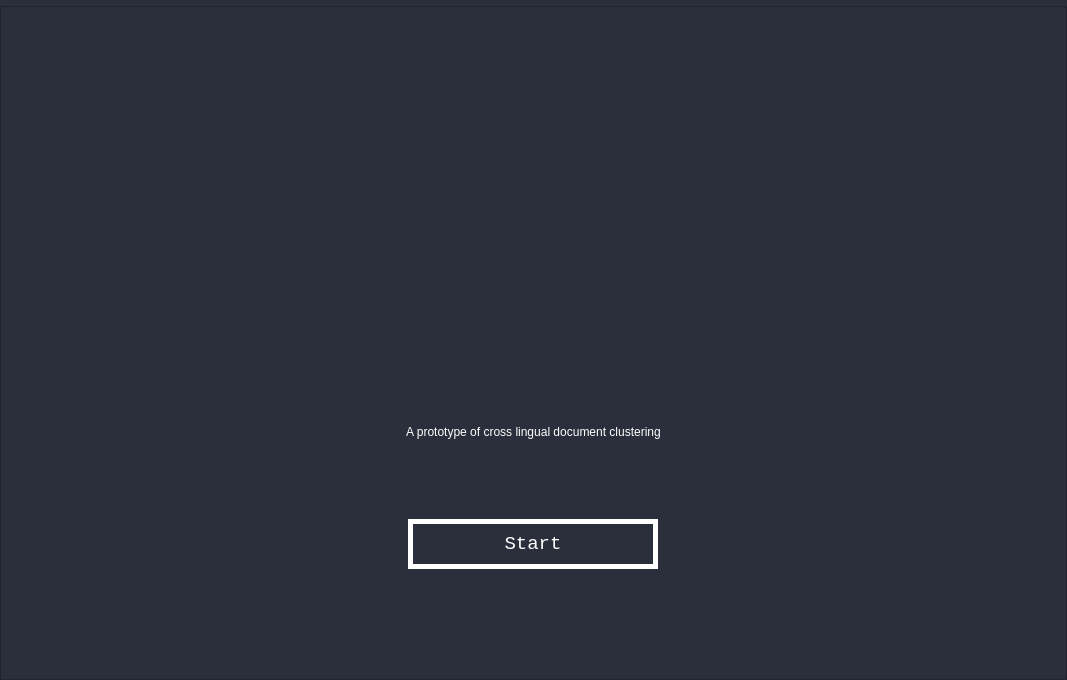
<?xml version="1.0" encoding="UTF-8"?>
<ui version="4.0">
 <class>mainWindow</class>
 <widget class="QMainWindow" name="mainWindow">
  <property name="enabled">
   <bool>true</bool>
  </property>
  <property name="geometry">
   <rect>
    <x>0</x>
    <y>0</y>
    <width>1067</width>
    <height>680</height>
   </rect>
  </property>
  <property name="sizePolicy">
   <sizepolicy hsizetype="Expanding" vsizetype="Expanding">
    <horstretch>1</horstretch>
    <verstretch>1</verstretch>
   </sizepolicy>
  </property>
  <property name="windowTitle">
   <string>MainWindow</string>
  </property>
  <property name="autoFillBackground">
   <bool>false</bool>
  </property>
  <property name="styleSheet">
   <string notr="true">background: rgb(43, 46, 59);
</string>
  </property>
  <widget class="QWidget" name="landing">
   <property name="cursor">
    <cursorShape>ArrowCursor</cursorShape>
   </property>
   <property name="styleSheet">
    <string notr="true">QWidget#landing{
background: rgb(43, 46, 59);
}</string>
   </property>
   <layout class="QGridLayout" name="gridLayout">
    <property name="leftMargin">
     <number>0</number>
    </property>
    <property name="topMargin">
     <number>0</number>
    </property>
    <property name="rightMargin">
     <number>0</number>
    </property>
    <property name="bottomMargin">
     <number>0</number>
    </property>
    <item row="0" column="0">
     <widget class="QFrame" name="frame_2">
      <property name="frameShape">
       <enum>QFrame::StyledPanel</enum>
      </property>
      <property name="frameShadow">
       <enum>QFrame::Raised</enum>
      </property>
     </widget>
    </item>
    <item row="1" column="0">
     <widget class="QFrame" name="frame">
      <property name="sizePolicy">
       <sizepolicy hsizetype="MinimumExpanding" vsizetype="MinimumExpanding">
        <horstretch>1</horstretch>
        <verstretch>1</verstretch>
       </sizepolicy>
      </property>
      <property name="sizeIncrement">
       <size>
        <width>10</width>
        <height>10</height>
       </size>
      </property>
      <property name="baseSize">
       <size>
        <width>0</width>
        <height>0</height>
       </size>
      </property>
      <property name="frameShape">
       <enum>QFrame::StyledPanel</enum>
      </property>
      <property name="frameShadow">
       <enum>QFrame::Raised</enum>
      </property>
      <layout class="QGridLayout" name="gridLayout_2">
       <property name="leftMargin">
        <number>50</number>
       </property>
       <property name="topMargin">
        <number>50</number>
       </property>
       <property name="rightMargin">
        <number>50</number>
       </property>
       <property name="bottomMargin">
        <number>50</number>
       </property>
       <property name="spacing">
        <number>20</number>
       </property>
       <item row="3" column="0">
        <widget class="QLabel" name="subtitle_l">
         <property name="sizePolicy">
          <sizepolicy hsizetype="Expanding" vsizetype="Fixed">
           <horstretch>1</horstretch>
           <verstretch>0</verstretch>
          </sizepolicy>
         </property>
         <property name="styleSheet">
          <string notr="true">font: 20pt &quot;MS Reference Sans Serif&quot;;
color: white;</string>
         </property>
         <property name="text">
          <string>A prototype of cross lingual document clustering</string>
         </property>
         <property name="alignment">
          <set>Qt::AlignCenter</set>
         </property>
         <property name="margin">
          <number>0</number>
         </property>
        </widget>
       </item>
       <item row="2" column="0">
        <spacer name="verticalSpacer_4">
         <property name="orientation">
          <enum>Qt::Vertical</enum>
         </property>
         <property name="sizeHint" stdset="0">
          <size>
           <width>20</width>
           <height>60</height>
          </size>
         </property>
        </spacer>
       </item>
       <item row="1" column="0" alignment="Qt::AlignHCenter|Qt::AlignVCenter">
        <widget class="QLabel" name="title_l">
         <property name="sizePolicy">
          <sizepolicy hsizetype="Expanding" vsizetype="Expanding">
           <horstretch>1</horstretch>
           <verstretch>1</verstretch>
          </sizepolicy>
         </property>
         <property name="minimumSize">
          <size>
           <width>0</width>
           <height>0</height>
          </size>
         </property>
         <property name="maximumSize">
          <size>
           <width>1400</width>
           <height>500</height>
          </size>
         </property>
         <property name="font">
          <font>
           <family>MS Shell Dlg 2</family>
           <pointsize>36</pointsize>
           <weight>50</weight>
           <italic>false</italic>
           <bold>false</bold>
          </font>
         </property>
         <property name="styleSheet">
          <string notr="true">font: 36pt &quot;MS Shell Dlg 2&quot;;
color: rgb(158,233,248);</string>
         </property>
         <property name="text">
          <string/>
         </property>
         <property name="alignment">
          <set>Qt::AlignCenter</set>
         </property>
        </widget>
       </item>
       <item row="0" column="0">
        <spacer name="verticalSpacer">
         <property name="orientation">
          <enum>Qt::Vertical</enum>
         </property>
         <property name="sizeType">
          <enum>QSizePolicy::MinimumExpanding</enum>
         </property>
         <property name="sizeHint" stdset="0">
          <size>
           <width>20</width>
           <height>60</height>
          </size>
         </property>
        </spacer>
       </item>
       <item row="10" column="0">
        <spacer name="verticalSpacer_3">
         <property name="orientation">
          <enum>Qt::Vertical</enum>
         </property>
         <property name="sizeHint" stdset="0">
          <size>
           <width>20</width>
           <height>60</height>
          </size>
         </property>
        </spacer>
       </item>
       <item row="4" column="0">
        <spacer name="verticalSpacer_2">
         <property name="orientation">
          <enum>Qt::Vertical</enum>
         </property>
         <property name="sizeType">
          <enum>QSizePolicy::Expanding</enum>
         </property>
         <property name="sizeHint" stdset="0">
          <size>
           <width>20</width>
           <height>60</height>
          </size>
         </property>
        </spacer>
       </item>
       <item row="5" column="0" alignment="Qt::AlignHCenter">
        <widget class="QPushButton" name="start_b">
         <property name="sizePolicy">
          <sizepolicy hsizetype="Fixed" vsizetype="Fixed">
           <horstretch>0</horstretch>
           <verstretch>0</verstretch>
          </sizepolicy>
         </property>
         <property name="minimumSize">
          <size>
           <width>250</width>
           <height>50</height>
          </size>
         </property>
         <property name="baseSize">
          <size>
           <width>100</width>
           <height>100</height>
          </size>
         </property>
         <property name="layoutDirection">
          <enum>Qt::LeftToRight</enum>
         </property>
         <property name="styleSheet">
          <string notr="true">:enabled {
border-radius: 0px;
font-family: Courier New;
color: #ffffff;
font-size: 14pt;
background: transparent;
padding: 10pt 20pt 10pt 20pt;
border: 5px solid #ffffff;
text-decoration: none;
}
:hover {
background: white;
color: rgb(43, 46, 59);
border: 0px;
}</string>
         </property>
         <property name="text">
          <string>Start</string>
         </property>
         <property name="checkable">
          <bool>false</bool>
         </property>
         <property name="checked">
          <bool>false</bool>
         </property>
         <property name="default">
          <bool>false</bool>
         </property>
         <property name="flat">
          <bool>false</bool>
         </property>
        </widget>
       </item>
      </layout>
     </widget>
    </item>
   </layout>
  </widget>
 </widget>
 <resources/>
 <connections/>
</ui>
